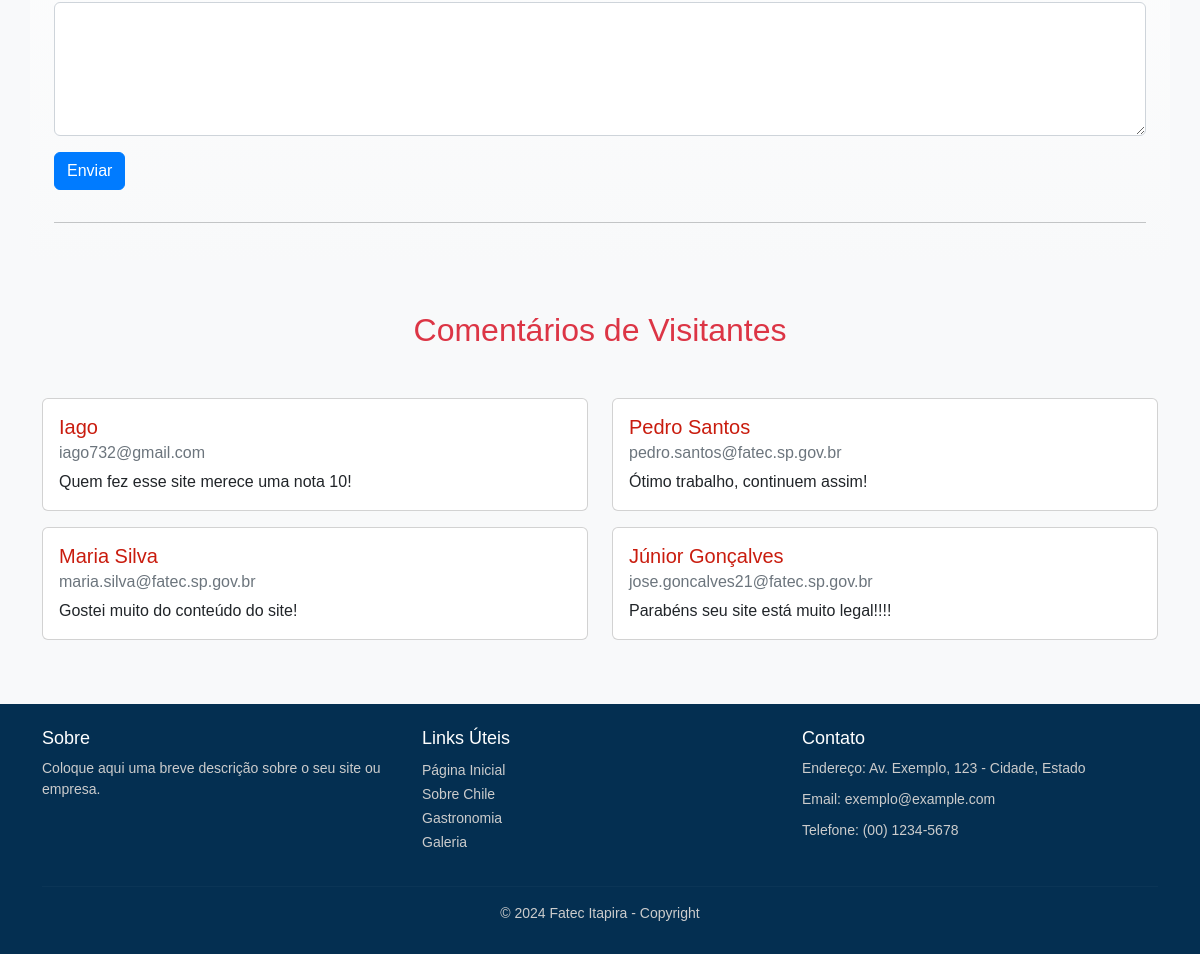
/comentarios/index.php (lower part), run on an earlier commit of the app's database.
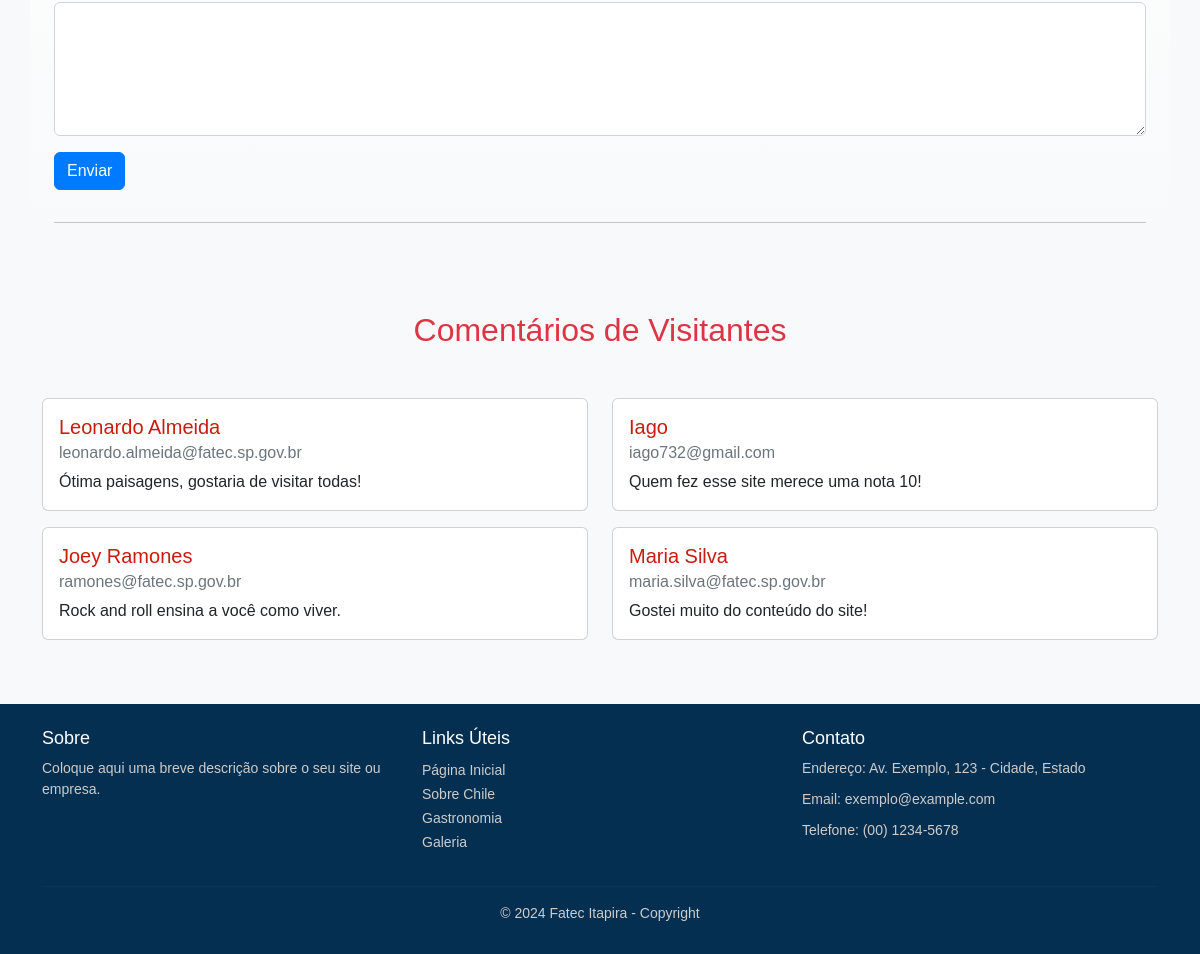
And on a later commit of the database.
### tables this page shows
CREATE TABLE `tb_comentarios` (
  `id` int(11) NOT NULL,
  `nome` varchar(40) NOT NULL,
  `email` varchar(50) DEFAULT NULL,
  `comentario` text NOT NULL,
  `data_cad` date NOT NULL,
  `status` varchar(30) NOT NULL DEFAULT 'Pedente' COMMENT 'Aprovar ou reprovar enviados'
);

### Class/Comentario.php (called while the page is built, shortened)
<?php
class Comentario{
    private $conn;
    public function __construct($conn){
        $this->conn = $conn;
    }
    private function limparInput($data){
        $data = trim($data);
        $data = stripslashes($data);
        $data= htmlspecialchars($data);
        return $data;
    }
    public function listarComentarios(){
        try{
            $sql = "SELECT * FROM tb_comentarios ORDER BY id DESC";
            $stmt = $this->conn->prepare($sql);
            $stmt->execute();
            return $stmt->fetchAll(PDO::FETCH_ASSOC);
        } catch (PDOException $e){
            echo "Erro ao listar comentários: " . $e->getMessage();
            return false;
        }
    }
}
?>

### comentarios/index.php (the view, shortened to what this page needs)
<!DOCTYPE html>
<html lang="pt-br">
<head>
    <link href="https://cdn.jsdelivr.net/npm/bootstrap@5.2.3/dist/css/bootstrap.min.css" rel="stylesheet"
>
    <link rel="stylesheet" href="../css/style.css">
</head>
<body>
    <main class="comment">
        <div class="container mt-5">
            <form action="gravarComentario.php" method="POST">
                <div class="mb-3">
                    <textarea class="form-control" id="comentario" name="comentario" rows="5"  required></textarea>
                </div>
                <button type="submit" class="btn btn-primary mb-3">Enviar</button>
            </form>
            <hr>
        </div>
        <h2 class="text-chile text-center mt-5">Comentários de Visitantes</h2>
        <div class="container pb-5">
            <div class="row">
            <?php
            require_once '../sql/Conexao.php';
            require_once '../Class/Comentario.php';
            $comentario = new Comentario($conn);
            $comentarios = $comentario->listarComentarios();
            foreach ($comentarios as $comentario) {
                if ($comentario['status'] == 'Aprovado') {
                echo '<div class="col-md-6">';
                echo '<div class="card mb-3">';
                echo '<div class="card-body">';
                echo '<h5 class="card-title">' . $comentario['nome'] . '</h5>';
                echo '<h6 class="card-subtitle mb-2 text-muted">' . $comentario['email'] . '</h6>';
                echo '<p class="card-text">' . $comentario['comentario'] . '</p>';
                echo '</div>';
                echo '</div>';
                echo '</div>';
                }
            }
            ?>
            </div>
        </div>
    </main>
    <footer class="bg-chile text-white py-4">
        <div class="container">
            <div class="row">
                <div class="col-md-4">
                    <h5>Sobre</h5>
                    <p>Coloque aqui uma breve descrição sobre o seu site ou empresa.</p>
                </div>
                <div class="col-md-4">
                    <h5>Links Úteis</h5>
                    <ul class="list-unstyled">
                        <li><a href="index.html">Página Inicial</a></li>
                        <li><a href="sobre-chile.html">Sobre Chile</a></li>
                        <li><a href="gastronomia-chile.html">Gastronomia</a></li>
                        <li><a href="galeria-chile.html">Galeria</a></li>
                    </ul>
                </div>
                <div class="col-md-4">
                    <h5>Contato</h5>
                    <p>Endereço: Av. Exemplo, 123 - Cidade, Estado</p>
                    <p>Email: exemplo@example.com</p>
                    <p>Telefone: (00) 1234-5678</p>
                </div>
            </div>
            <hr>
            <div class="row">
                <div class="col-md-12 text-center">
                    <p>&copy; 2024 Fatec Itapira - Copyright</p>
                </div>
            </div>
        </div>
    </footer>
</body>
</html>

What changed in the data, as far as the page shows it:
removed tb_comentarios: nome "Júnior Gonçalves", email "jose.goncalves21@fatec.sp.gov.br", comentario "Parabéns seu site está muito legal!!!!"
added tb_comentarios: nome "Leonardo Almeida", email "leonardo.almeida@fatec.sp.gov.br", comentario "Ótima paisagens, gostaria de visitar todas!"
changed tb_comentarios: nome "Pedro Santos" → "Joey Ramones"; email "pedro.santos@fatec.sp.gov.br" → "ramones@fatec.sp.gov.br"; comentario "Ótimo trabalho, continuem assim!" → "Rock and roll ensina a você como viver."
